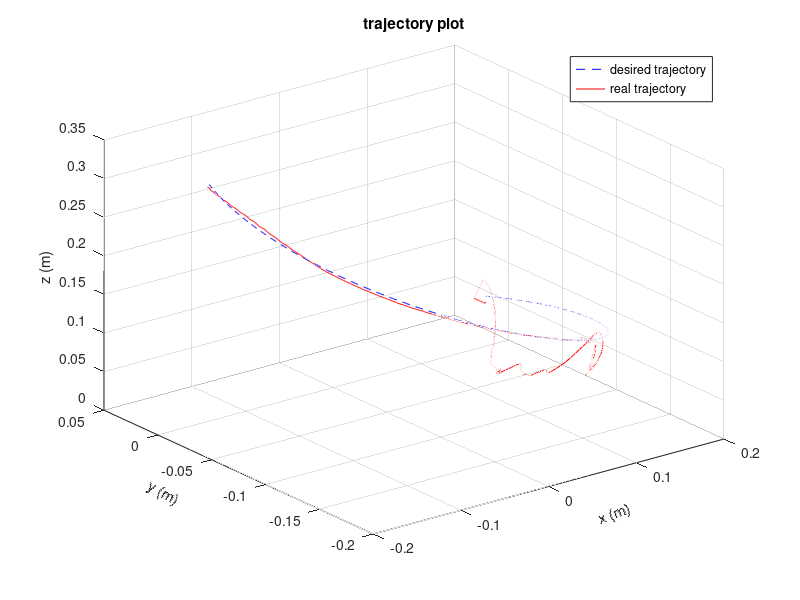
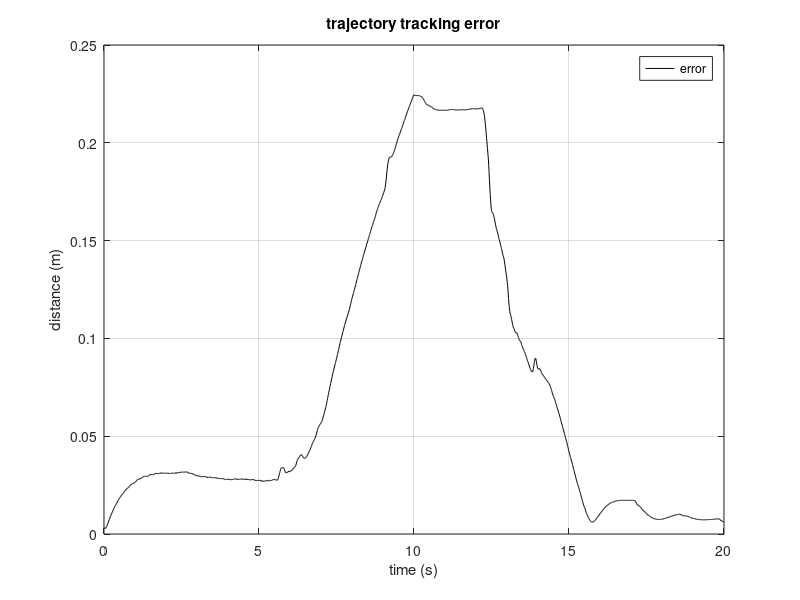
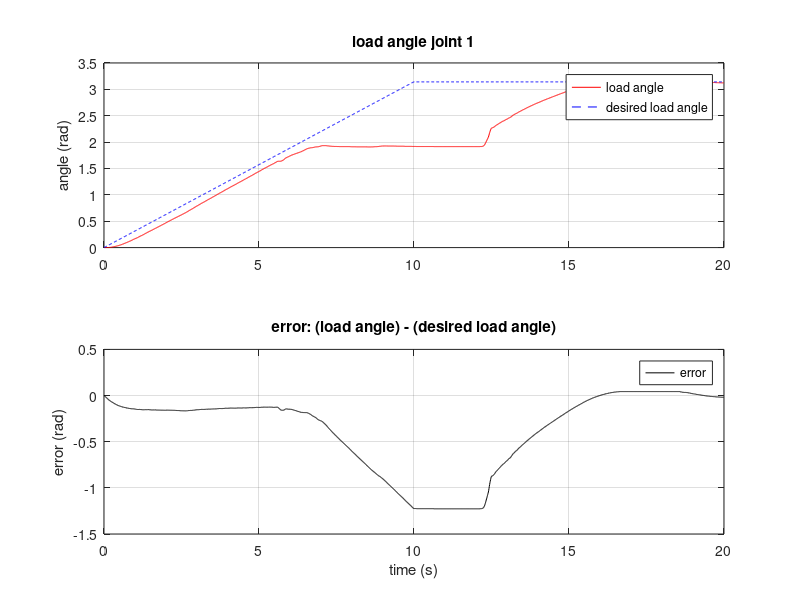
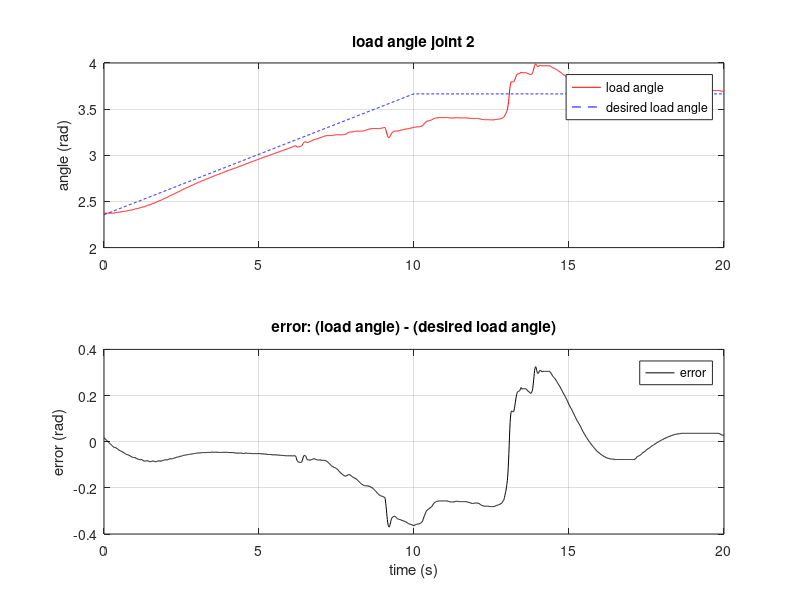

The MATLAB source for these figures, in order:
clear
clc
close all

% get data
fid_joint_1 = fopen('log_kin_joint_1_disturb.txt');
line_joint_1 = fgetl(fid_joint_1);
fid_joint_2 = fopen('log_kin_joint_2_disturb.txt');
line_joint_2 = fgetl(fid_joint_2);
id = 1;

num_line = 9000;

load_angle_joint_1 = zeros(1,num_line);
motor_angle_joint_1 = zeros(1,num_line);
control_voltage_joint_1 = zeros(1,num_line);
motor_desired_angle_joint_1 = zeros(1,num_line);

load_angle_joint_2 = zeros(1,num_line);
motor_angle_joint_2 = zeros(1,num_line);
control_voltage_joint_2 = zeros(1,num_line);
motor_desired_angle_joint_2 = zeros(1,num_line);

while true
    data = strsplit(line_joint_1);
    load_angle_joint_1(id) = str2double(data(3));
    motor_angle_joint_1(id) = str2double(data(4))/4;
    control_voltage_joint_1(id) = str2double(data(5));
    motor_desired_angle_joint_1(id) = str2double(data(6))/4;
    
    data = strsplit(line_joint_2);
    load_angle_joint_2(id) = str2double(data(3));
    motor_angle_joint_2(id) = str2double(data(4))/4;
    control_voltage_joint_2(id) = str2double(data(5));
    motor_desired_angle_joint_2(id) = str2double(data(6))/4;
    
    id = id + 1;
    if id>num_line
        break;
    end
    line_joint_1 = fgetl(fid_joint_1);
    line_joint_2 = fgetl(fid_joint_2);
end
fclose(fid_joint_1);
fclose(fid_joint_2);

% Calculate trajectory
l1 = 0.165;
l2 = 0.2;

q1d = [zeros(1,6000), linspace(0, pi, 1000), ones(1,num_line-7000)*(pi)];
q2d = [ones(1,3000)*(pi/2), ones(1,3000)*(3*pi/4), linspace(3*pi/4, 7*pi/6, 1000), ones(1,num_line-7000)*(7*pi/6)];
xd = l2.*cos(q1d).*cos(q2d);
yd = l2.*sin(q1d).*cos(q2d);
zd = l1+l2.*sin(q2d);

x = l2.*cos(load_angle_joint_1).*cos(load_angle_joint_2);
y = l2.*sin(load_angle_joint_1).*cos(load_angle_joint_2);
z = l1+l2.*sin(load_angle_joint_2);

% Plot trajectory
time = -60:0.01:(num_line/100-0.01-60);
figure;
plot3(xd(6001:8000), yd(6001:8000), zd(6001:8000), '--b');
hold on;
plot3(x(6001:8000), y(6001:8000), z(6001:8000), 'r');
title('trajectory plot');
legend('desired trajectory', 'real trajectory');
xlabel('x (m)', 'Rotation',20);
ylabel('y (m)', 'Rotation',-30);
zlabel('z (m)');
grid on;

figure;
plot(time(6001:8000), sqrt((x(6001:8000)-xd(6001:8000)).*(x(6001:8000)-xd(6001:8000)) +...
                (y(6001:8000)-yd(6001:8000)).*(y(6001:8000)-yd(6001:8000)) +...
                (z(6001:8000)-zd(6001:8000)).*(z(6001:8000)-zd(6001:8000))), 'k');
title('trajectory tracking error');
legend('error');
xlabel('time (s)');
ylabel('distance (m)');
grid on;

% Plot response
figure;
subplot(2,1,1);
plot(time(6001:8000), load_angle_joint_1(6001:8000), 'r');
hold on;
plot(time(6001:8000), q1d(6001:8000), '--b');
hold on;
% plot(time, motor_desired_angle_joint_1, 'g');
% hold on;
% plot(time, motor_angle_joint_1, 'b');
title('load angle joint 1');
legend('load angle', 'desired load angle');
ylabel('angle (rad)');
grid on;
subplot(2,1,2);
plot(time(6001:8000), (load_angle_joint_1(6001:8000)-q1d(6001:8000)), 'k');
title('error: (load angle) - (desired load angle)');
legend('error');
xlabel('time (s)');
ylabel('error (rad)');
grid on;

% figure;
% subplot(2,1,1);
% plot(time, load_angle_joint_1, 'r');
% title('motor and load angle joint 1');
% hold on;
% plot(time, motor_angle_joint_1, '--b');
% grid on;
% subplot(2,1,2);
% plot(time, (load_angle_joint_1-motor_angle_joint_1), '-.k');
% grid on;

figure;
subplot(2,1,1);
plot(time(6001:8000), load_angle_joint_2(6001:8000), 'r');
hold on;
plot(time(6001:8000), q2d(6001:8000), '--b');
hold on;
% plot(time, motor_desired_angle_joint_2, 'g');
% hold on;
% plot(time, motor_angle_joint_2, 'b');
title('load angle joint 2');
legend('load angle', 'desired load angle');
ylabel('angle (rad)');
grid on;
subplot(2,1,2);
plot(time(6001:8000), (load_angle_joint_2(6001:8000)-q2d(6001:8000)), 'k');
title('error: (load angle) - (desired load angle)');
legend('error');
xlabel('time (s)');
ylabel('error (rad)');
grid on;

% figure;
% subplot(2,1,1);
% plot(time, load_angle_joint_2, 'r');
% title('motor and load angle joint 2');
% hold on;
% plot(time, motor_angle_joint_2, '--b');
% grid on;
% subplot(2,1,2);
% plot(time, (load_angle_joint_2-motor_angle_joint_2), '-.k');
% grid on;

% % Plot error
% figure;
% plot(time, (x-xd));
% title('x error');
% grid on;
% 
% figure;
% plot(time, (y-yd));
% title('y error');
% grid on;
% 
% figure;
% plot(time, (z-zd));
% title('z error');
% grid on;
